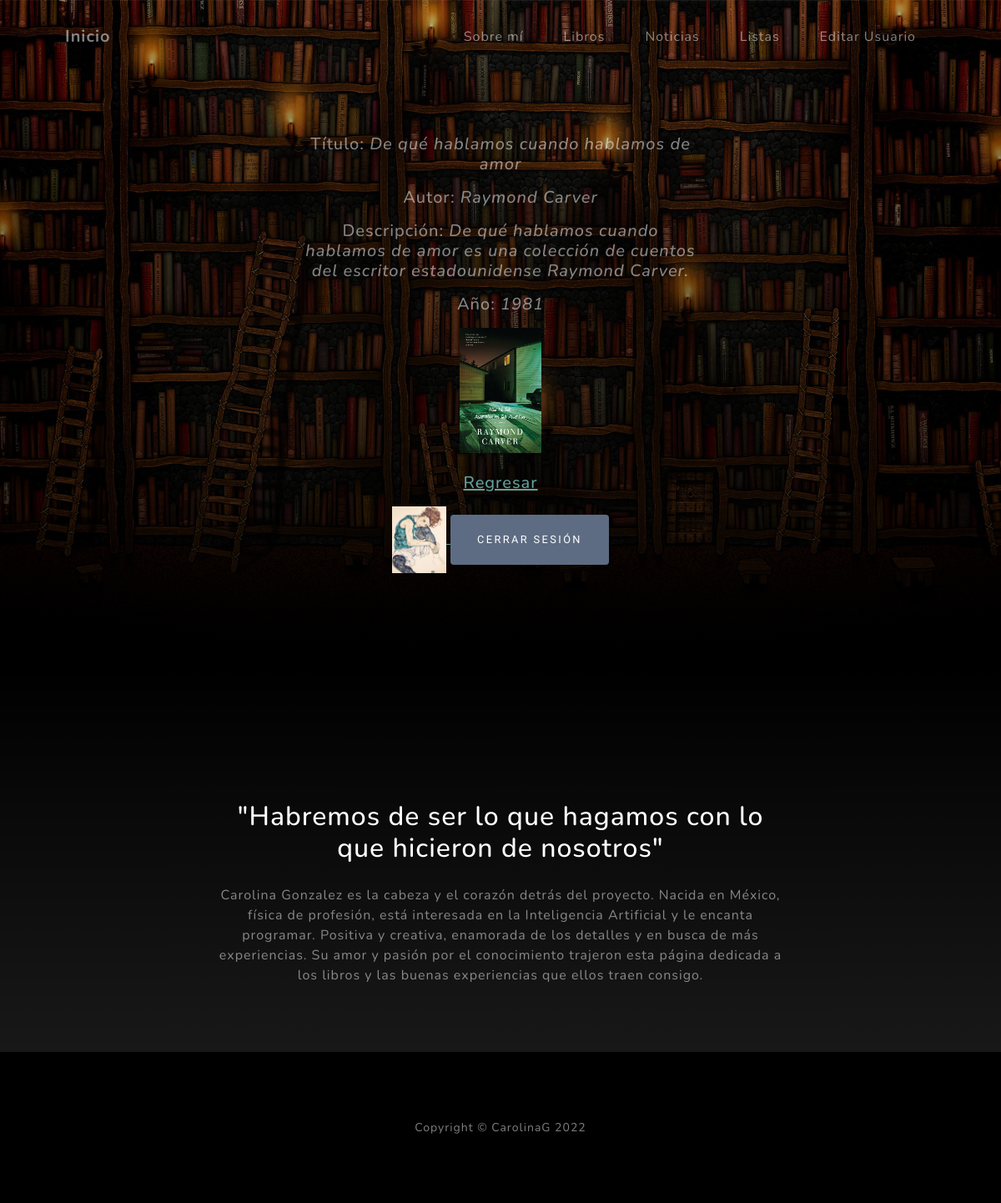
The app's page /obras/libro/16 (signed in) with its own data.
### obras/models.py (models this page shows)
class Libro(models.Model):
    titulo = models.CharField(max_length=255)
    autor = models.CharField(max_length=255)
    descripcion = models.TextField()
    año = models.IntegerField()
    portada = models.ImageField(upload_to = 'avatares', null=True)

class Avatar(models.Model):
    user = models.ForeignKey(User, on_delete=models.CASCADE)
    imagen = models.ImageField(upload_to = 'avatares', null=True, blank=True)
    class Meta:
        verbose_name = "Avatar"
        verbose_name_plural = "Avatares"

### obras/views.py (the view)
# urls.py: path("libro/<id>", views.ver_libro, name="ver_libro"),
def ver_libro(request, id):
    libro = Libro.objects.get(id=id)
    return render(request, "obras/Libros/libroDetalle.html", {"libro": libro})

### obras/templates/obras/Libros/libroDetalle.html
{% extends "obras/layout.html" %}
{% load static %}
{% block contenido %}
    <p>Título: <i>{{ libro.titulo }} </i></p>
    <p>Autor: <i>{{ libro.autor }}</i></p>
    <p>Descripción: <i>{{ libro.descripcion }} </i></p>
    <p>Año: <i>{{ libro.año }} </i></p>
    <img src="{{libro.portada.url}}" height="150px" alt="No hay imagen.">
    <br>
    <br>
    <p>
        <a href="{% url 'lista_libros' %}">Regresar</a>
    </p>
{% endblock contenido %}

### obras/templates/obras/layout.html (shortened to what this page needs)
{% load static %}
<!DOCTYPE html>
<html lang="en">
    <head>
        <link href="{% static 'entrega/css/styles.css' %}" rel="stylesheet" />
    </head>
    <body id="page-top">
        <nav class="navbar navbar-expand-lg navbar-light fixed-top" id="mainNav">
            <div class="container px-4 px-lg-5">
                <a class="navbar-brand" href="{% url 'Inicio' %}"> Inicio</a>
                <div class="collapse navbar-collapse" id="navbarResponsive">
                    <ul class="navbar-nav ms-auto">
                        <li class="nav-item"><a class="nav-link" href="#about">Sobre mí</a></li>
                        <li class="nav-item"><a class="nav-link" href="{% url 'lista_libros' %}">Libros</a></li>
                        <li class="nav-item"><a class="nav-link" href="{% url 'ListaNoticias' %}">Noticias</a></li>
                        <li class="nav-item"><a class="nav-link" href="{% url 'ListaListas' %}">Listas</a></li>
                        {% if user.is_authenticated %}
                        <li class="nav-item"><a class="nav-link" href="{% url 'EditarUsuario' %}">Editar Usuario</a></li>
                        {% endif %}
                    </ul>
                </div>
            </div>
        </nav>
        <header class="masthead">
            <div class="container px-4 px-lg-5 d-flex h-100 align-items-center justify-content-center">
                <div class="d-flex justify-content-center">
                    <div class="text-center">
                        <h2 class="text-white-50 mx-auto mt-5 mb-3">{% block contenido %}
                            {% endblock contenido %} </h2>
                            {% if user.is_authenticated %}
                            {% with first_image=user.avatar_set.first %}
                                {% if first_image %}
                                    <a href="{{ first_image.imagen.url }}" target="_blank">
                                    <img src="{{ first_image.imagen.url }}" height="80px">
                                {% endif %}
                            {% endwith %}
                            <a class="btn btn-primary" href="{% url 'Logout' %}">Cerrar Sesión</a>
                            {% endif %}
                    </div>
                </div>
            </div>
        </header>
        <header class="about-section text-center" id="about">
            <div class="container px-4 px-lg-5">
                <div class="row gx-4 gx-lg-5 justify-content-center">
                    <div class="col-lg-8">
                        <h2 class="text-white mb-4">"Habremos de ser lo que hagamos con lo que hicieron de nosotros"</h2>
                        <p class="text-white-50">
                            Carolina Gonzalez es la cabeza y el corazón detrás del proyecto. Nacida en México, física de
                            profesión, está interesada en la Inteligencia Artificial y le encanta programar. Positiva y
                            creativa, enamorada de los detalles y en busca de más experiencias.
                            Su amor y pasión por el conocimiento trajeron esta página dedicada a los libros y
                            las buenas experiencias que ellos traen consigo.
                        </p>
                    </div>
                </div>
            </div>
        <footer class="footer bg-black small text-center text-white-50"><div class="container px-4 px-lg-5">Copyright &copy; CarolinaG 2022</div></footer>
    </body>
</html>

### records on screen
Libro: titulo "De qué hablamos cuando hablamos de amor", autor "Raymond Carver", descripcion "De qué hablamos cuando hablamos de amor es una colección de cuentos del escritor estadounidense Raymond Carver.", año "1981", portada (picture)
Avatar: imagen (picture)
